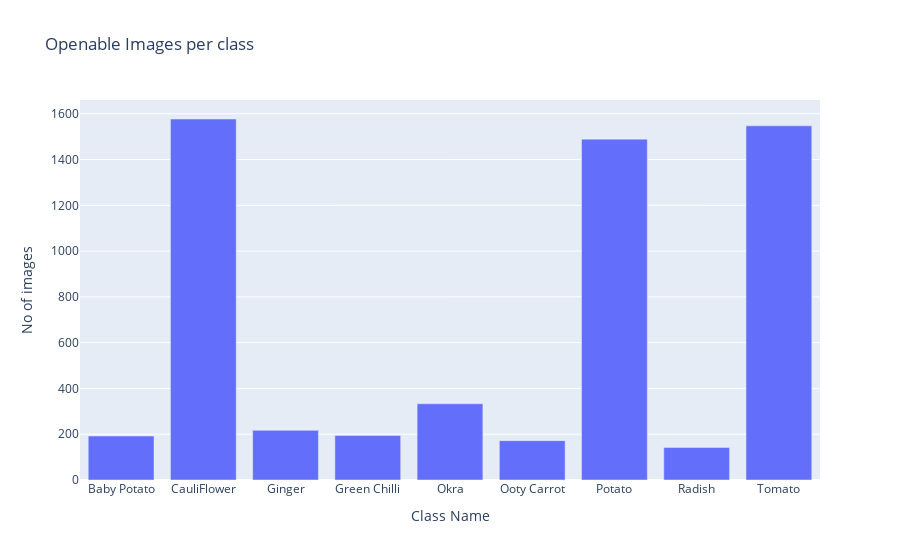

Notebook code for this chart:
### Markdown cell above
Images openable to augument

### Code cell
px.bar(x=list(images_openable_per_class.keys()),y=list(images_openable_per_class.values()),title='Openable Images per class',labels={'x':'Class Name','y':'No of images'})

### Figure 1 — Plotly figure (JSON) as saved in the notebook; plotly's stock layout.template omitted (floating-point values rounded to 4 significant figures)
{"data": [{"alignmentgroup": "True", "hovertemplate": "Class Name=%{x}<br>No of images=%{y}<extra></extra>", "legendgroup": "", "marker": {"color": "#636efa", "pattern": {"shape": ""}}, "name": "", "offsetgroup": "", "orientation": "v", "showlegend": false, "textposition": "auto", "type": "bar", "x": ["Baby Potato", "CauliFlower", "Ginger", "Green Chilli", "Okra", "Ooty Carrot", "Potato", "Radish", "Tomato"], "xaxis": "x", "y": [192, 1577, 217, 194, 333, 172, 1489, 142, 1547], "yaxis": "y"}], "layout": {"barmode": "relative", "legend": {"tracegroupgap": 0}, "title": {"text": "Openable Images per class"}, "xaxis": {"anchor": "y", "domain": [0, 1], "title": {"text": "Class Name"}}, "yaxis": {"anchor": "x", "domain": [0, 1], "title": {"text": "No of images"}}}}
